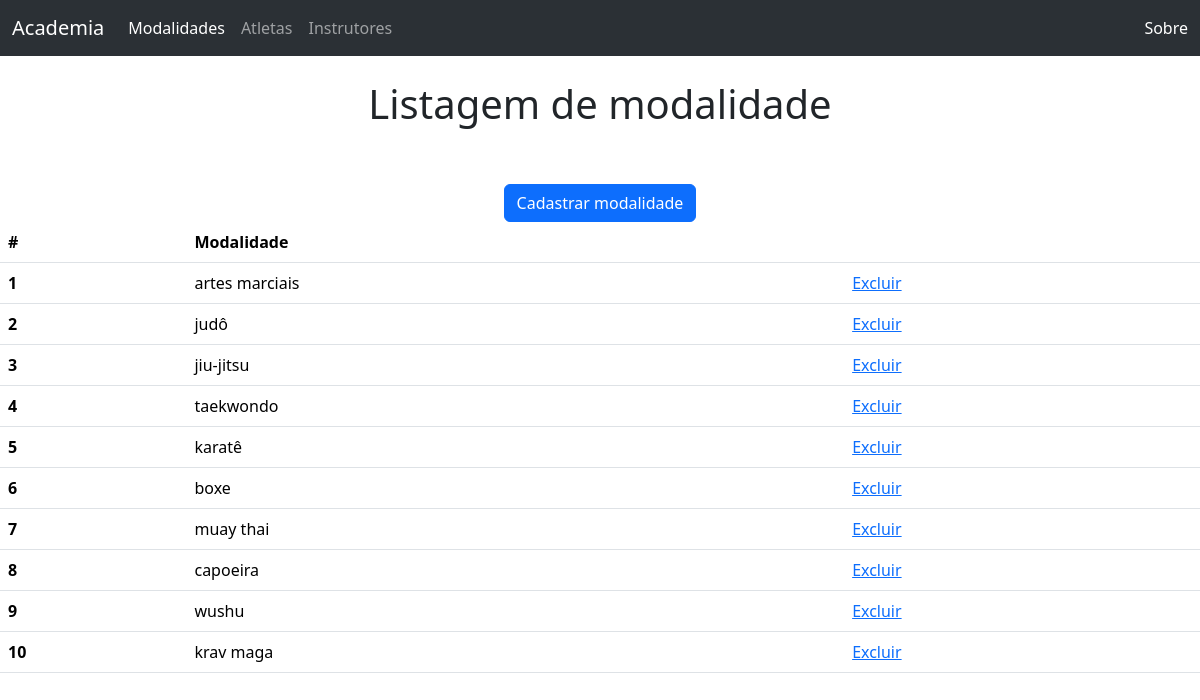
/modalidade.php, run on the app's committed database.
### tables this page shows
CREATE TABLE `modalidade` (
  `id` int(11) NOT NULL,
  `modalidade` varchar(100) NOT NULL
);

### modalidade.php (the view, shortened to what this page needs)
<!DOCTYPE html>
<html lang="en">
<head>
    <link href="https://cdn.jsdelivr.net/npm/bootstrap@5.3.2/dist/css/bootstrap.min.css" rel="stylesheet">
</head>
<body>
    <nav class="navbar navbar-expand-lg bg-body-tertiary" data-bs-theme="dark">
        <div class="container-fluid">
            <a class="navbar-brand" href="index.php">Academia</a>
            <div class="collapse navbar-collapse" id="navbarText">
            <ul class="navbar-nav me-auto mb-2 mb-lg-0">
                <li class="nav-item">
                    <a class="nav-link active" aria-current="page" href="modalidade.php">Modalidades</a>
                </li>
                <li class="nav-item">
                    <a class="nav-link" href="cursos.php">Atletas</a>
                </li>
                <li class="nav-item">
                    <a class="nav-link" href="alunos.php">Instrutores</a>
                </li>
            </ul>
            <span class="navbar-text">
                <a class="nav-link" href="sobre.php">Sobre</a>
            </span>
            </div>
        </div>
    </nav>
    <center>
        <br>
        <h1>Listagem de modalidade</h1>
        <br>
        <br>
        <a href="modalidade_formulario.php" class="btn btn-primary" role="button">Cadastrar modalidade</a>
    </center>
    <?php
    $servidor = "localhost";
    $usuario = "root";
    $senha = "";
    $banco = "academia";
    $conn = new mysqli($servidor, $usuario, $senha, $banco);
    $consulta = "SELECT * FROM `modalidade`";
    $result = $conn->query($consulta);
    if ($result->num_rows > 0) {
?>
    <table class="table">
        <thead>
            <tr>
                <th scope="col">#</th>
                <th scope="col">Modalidade</th>
                <th scope="col"></th>
            </tr>
        </thead>
        <tbody>
<?php
        while($row = $result->fetch_assoc()) {
            echo "<tr>";
            echo "<th scope=\"row\">". $row["id"] ."</th>";
            echo "<td>". $row["modalidade"] ."</td>";
            echo "<td><a href=\"modalidade_exclui.php?id=". $row["id"] ."\">Excluir</a></td>";
            echo "</tr>";
        }
?>
        </tbody>
    </table>
<?php
    } else {
        echo "0 itens";
    }
    ?>
</body>
</html>

### data on the page
modalidade: id "1", modalidade "artes marciais"
modalidade: id "2", modalidade "judô"
modalidade: id "3", modalidade "jiu-jitsu"
modalidade: id "4", modalidade "taekwondo"
modalidade: id "5", modalidade "karatê"
modalidade: id "6", modalidade "boxe"
modalidade: id "7", modalidade "muay thai"
modalidade: id "8", modalidade "capoeira"
modalidade: id "9", modalidade "wushu"
modalidade: id "10", modalidade "krav maga"
